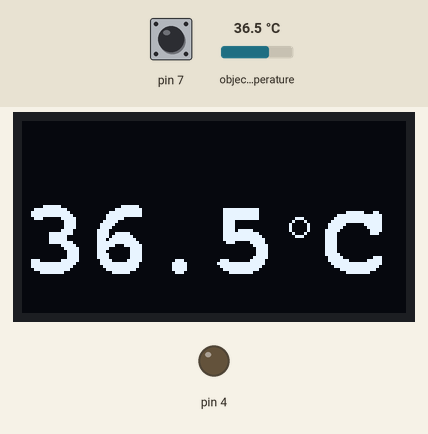
The sketch below on a simulated Arduino Uno, built with avr-gcc and run on an emulated ATmega328P. Parts: 128×64 one-colour display, output pins drawn as LEDs (lit = HIGH). The inputs (shaded band) are chosen by the test bench; at power-on: pin 7 HIGH, object temperature 36.5 °C.

1.3 s: pin 7 pulled LOW for 0.15 s
Above: at 2.0 s.
Timing chart, 0 to 4.3 s (numbered marks = the images above; inputs shaded):
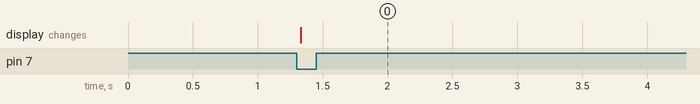

Measured:
- after the input at 1.3 s, the display: changes at once (image 0)

The sketch:

chika_and_tikhala_project.ino
```cpp
#include <SPI.h>
#include <Wire.h>
#include <Adafruit_GFX.h>
#include <Adafruit_SSD1306.h>
#include <Adafruit_MLX90614.h>
#include <Fonts/FreeMonoBold18pt7b.h>

#define SCREEN_WIDTH 128 // OLED display width, in pixels
#define SCREEN_HEIGHT 64 // OLED display height, in pixels

// Declaration for an SSD1306 display connected to I2C (SDA, SCL pins)
#define OLED_RESET     4 // Reset pin # (or -1 if sharing Arduino reset pin)
Adafruit_SSD1306 display(SCREEN_WIDTH, SCREEN_HEIGHT, &Wire, OLED_RESET);

float temperature;

Adafruit_MLX90614 mlx = Adafruit_MLX90614();

void setup() {
  Serial.begin(9600);
  mlx.begin();
  pinMode(4, OUTPUT);
  pinMode(7, INPUT_PULLUP);

  // SSD1306_SWITCHCAPVCC = generate display voltage from 3.3V internally
  if (!display.begin(SSD1306_SWITCHCAPVCC, 0x3C)) { // Address 0x3D for 128x64
    Serial.println(F("SSD1306 allocation failed"));
    for (;;); // Don't proceed, loop forever
  }
  display.clearDisplay();
}

void loop() {
  if (digitalRead(7) == LOW) {
    temperature = mlx.readObjectTempC();
    if (temperature > 37) {
      digitalWrite(4, HIGH);
    } else {
      digitalWrite(4, LOW);
    }
    printText();
    delay(500);
  }
  display.clearDisplay();
}

void printText() {
  display.setFont(&FreeMonoBold18pt7b);
  display.setTextColor(WHITE);        // Draw white text
  display.setCursor(0, 50);
  display.print(temperature, 1);
  display.drawCircle(92, 35, 3, WHITE);
  display.setCursor(100, 50);
  display.print("C");
  display.display();
}
```
